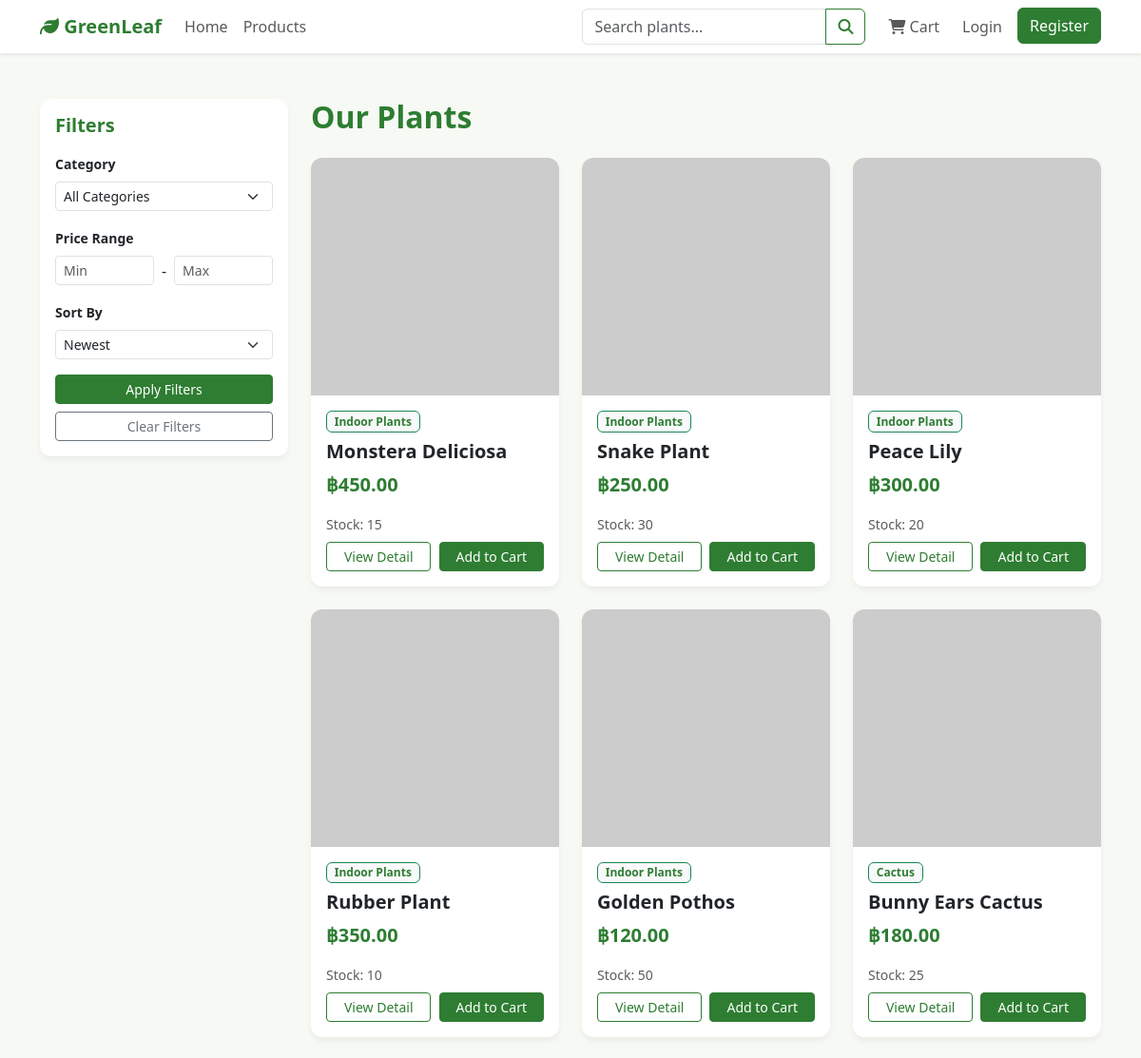
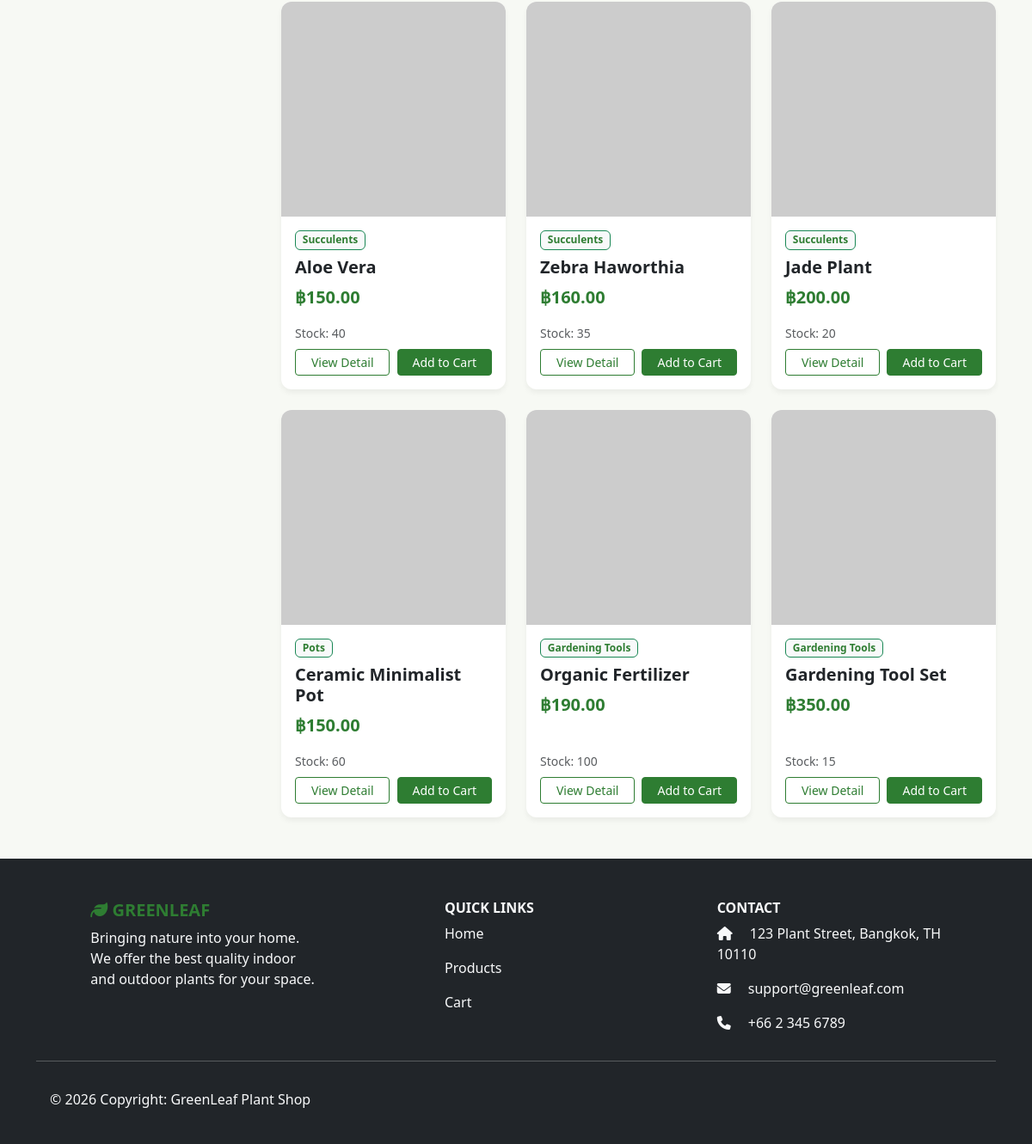
/products.php, run on the app's committed database (2 pictures, top to bottom).
### tables this page shows
CREATE TABLE `products` (
  `id` int(11) NOT NULL AUTO_INCREMENT,
  `category_id` int(11) NOT NULL,
  `name` varchar(255) NOT NULL,
  `description` text DEFAULT NULL,
  `care_instruction` text DEFAULT NULL,
  `light_requirement` varchar(100) DEFAULT NULL,
  `water_requirement` varchar(100) DEFAULT NULL,
  `price` decimal(10,2) NOT NULL,
  `stock` int(11) NOT NULL DEFAULT 0,
  `image` varchar(255) DEFAULT NULL,
  `created_at` timestamp DEFAULT current_timestamp(),
  PRIMARY KEY (`id`),
  KEY `category_id` (`category_id`),
  CONSTRAINT `products_ibfk_1` FOREIGN KEY (`category_id`) REFERENCES `categories` (`id`) ON DELETE CASCADE
);

CREATE TABLE `categories` (
  `id` int(11) NOT NULL AUTO_INCREMENT,
  `name` varchar(100) NOT NULL,
  `image` varchar(255) DEFAULT NULL,
  `created_at` timestamp DEFAULT current_timestamp(),
  PRIMARY KEY (`id`)
);

### products.php (the view, shortened to what this page needs)
<?php
require_once 'includes/header.php';
require_once 'includes/navbar.php';
$query = "SELECT p.*, c.name as category_name FROM products p JOIN categories c ON p.category_id = c.id WHERE 1=1";
$params = [];
$sort = $_GET['sort'] ?? 'newest';
switch ($sort) {
    case 'newest':
    default:
        $query .= " ORDER BY p.created_at DESC";
        break;
}
$stmt = $conn->prepare($query);
$stmt->execute($params);
$products = $stmt->fetchAll();
?>
<div class="container my-5">
    <div class="row">
        <div class="col-lg-3 mb-4">
            <div class="card p-3 sticky-top" style="top: 80px; z-index: 1;">
                <h5 class="fw-bold text-success mb-3">Filters</h5>
                <form method="GET" action="products.php">
                    <div class="mb-3">
                        <label class="form-label fw-bold small">Category</label>
                        <select name="category" class="form-select form-select-sm">
                            <option value="">All Categories</option>
                        </select>
                    </div>
                    <div class="mb-3">
                        <label class="form-label fw-bold small">Price Range</label>
                        <div class="d-flex align-items-center gap-2">
                            <input type="number" name="min_price" class="form-control form-control-sm" placeholder="Min" value="<?= isset($_GET['min_price']) ? htmlspecialchars($_GET['min_price']) : '' ?>">
                            <span>-</span>
                            <input type="number" name="max_price" class="form-control form-control-sm" placeholder="Max" value="<?= isset($_GET['max_price']) ? htmlspecialchars($_GET['max_price']) : '' ?>">
                        </div>
                    </div>
                    <div class="mb-3">
                        <label class="form-label fw-bold small">Sort By</label>
                        <select name="sort" class="form-select form-select-sm">
                            <option value="newest" <?= $sort == 'newest' ? 'selected' : '' ?>>Newest</option>
                        </select>
                    </div>
                    <button type="submit" class="btn btn-success btn-sm w-100">Apply Filters</button>
                    <a href="products.php" class="btn btn-outline-secondary btn-sm w-100 mt-2">Clear Filters</a>
                </form>
            </div>
        </div>
        <div class="col-lg-9">
            <h2 class="text-success fw-bold mb-4">Our Plants</h2>
            <?php if(empty($products)): ?>
                <div class="alert alert-warning text-center">No products found matching your criteria.</div>
            <?php else: ?>
                <div class="row g-4">
                    <?php foreach($products as $product): ?>
                    <div class="col-sm-6 col-md-6 col-lg-4">
                        <div class="card h-100">
                            <img src="<?= $product['image'] ? (file_exists('uploads/products/'.$product['image']) ? 'uploads/products/'.$product['image'] : 'https://placehold.co/400x400/F7F9F4/2E7D32?text='.urlencode($product['name'])) : 'https://placehold.co/400x400/F7F9F4/2E7D32?text=No+Image' ?>" class="card-img-top product-img" alt="<?= htmlspecialchars($product['name']) ?>">
                            <div class="card-body d-flex flex-column">
                                <span class="badge bg-light text-success border border-success mb-2 align-self-start"><?= htmlspecialchars($product['category_name']) ?></span>
                                <h5 class="card-title fw-bold"><?= htmlspecialchars($product['name']) ?></h5>
                                <p class="card-text text-success fw-bold fs-5">฿<?= number_format($product['price'], 2) ?></p>
                                <div class="mt-auto">
                                    <p class="text-muted small mb-2">Stock: <?= $product['stock'] ?></p>
                                    <div class="d-flex justify-content-between">
                                        <a href="product_detail.php?id=<?= $product['id'] ?>" class="btn btn-outline-success btn-sm w-50 me-1">View Detail</a>
                                        <?php if($product['stock'] > 0): ?>
                                            <a href="cart_action.php?action=add&id=<?= $product['id'] ?>&qty=1" class="btn btn-success btn-sm w-50 ms-1">Add to Cart</a>
                                        <?php else: ?>
                                            <button class="btn btn-secondary btn-sm w-50 ms-1" disabled>Out of Stock</button>
                                        <?php endif; ?>
                                    </div>
                                </div>
                            </div>
                        </div>
                    </div>
                    <?php endforeach; ?>
                </div>
            <?php endif; ?>
        </div>
    </div>
</div>
<?php require_once 'includes/footer.php'; ?>

### assets/css/style.css (style rules this page uses)
:root { --primary-color: #2E7D32; --secondary-color: #66BB6A; --bg-color: #F7F9F4; --text-color: #333333; }
body { background-color: var(--bg-color); color: var(--text-color); font-family: 'Segoe UI', Tahoma, Geneva, Verdana, sans-serif; }
.text-success { color: var(--primary-color) !important; }
.btn-success { background-color: var(--primary-color); border-color: var(--primary-color); }
.btn-outline-success { color: var(--primary-color); border-color: var(--primary-color); }
.card { border: none; border-radius: 12px; box-shadow: 0 4px 6px rgba(0,0,0,0.05); transition: transform 0.3s ease, box-shadow 0.3s ease; }
.product-img { height: 250px; object-fit: cover; border-top-left-radius: 12px; border-top-right-radius: 12px; }

### data on the page
products: category.name "Indoor Plants", name "Monstera Deliciosa", price "450.00", stock "15"
products: category.name "Indoor Plants", name "Snake Plant", price "250.00", stock "30"
products: category.name "Indoor Plants", name "Peace Lily", price "300.00", stock "20"
products: category.name "Indoor Plants", name "Rubber Plant", price "350.00", stock "10"
products: category.name "Indoor Plants", name "Golden Pothos", price "120.00", stock "50"
products: category.name "Cactus", name "Bunny Ears Cactus", price "180.00", stock "25"
products: category.name "Succulents", name "Aloe Vera", price "150.00", stock "40"
products: category.name "Succulents", name "Zebra Haworthia", price "160.00", stock "35"
products: category.name "Succulents", name "Jade Plant", price "200.00", stock "20"
products: category.name "Pots", name "Ceramic Minimalist Pot", price "150.00", stock "60"
products: category.name "Gardening Tools", name "Organic Fertilizer", price "190.00", stock "100"
products: category.name "Gardening Tools", name "Gardening Tool Set", price "350.00", stock "15"
